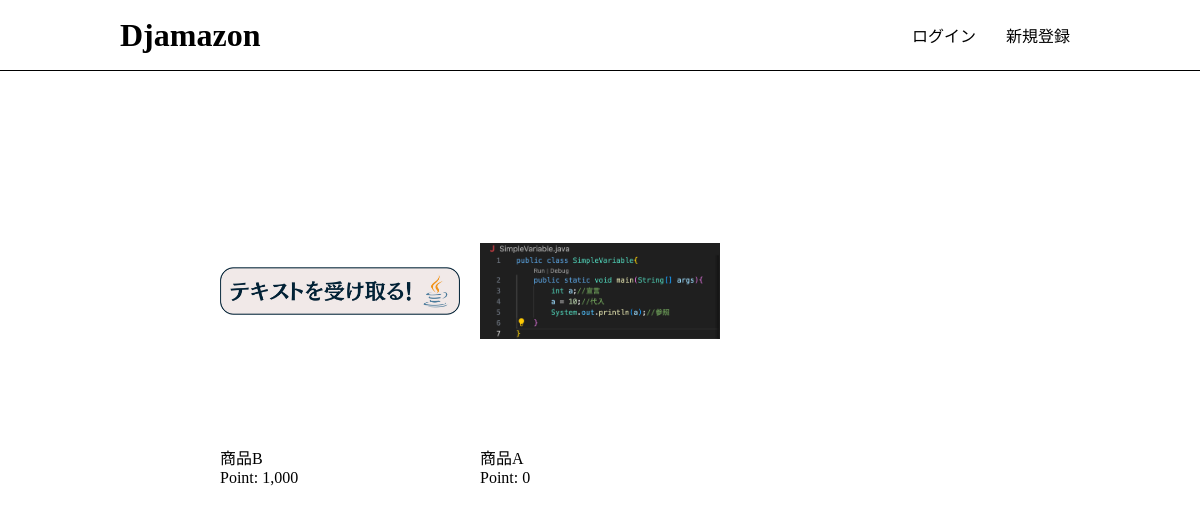
The page / on the database its author committed.
### app/models.py (models this page shows, shortened)
class Product(models.Model):
    name = models.CharField(max_length=100)
    description = models.TextField(blank=True)
    price = models.PositiveIntegerField(default=0)
    image = models.ImageField(upload_to='product')

### app/views.py (the view)
# urls.py: path('', views.index, name='index'),
def index(request):
    products = Product.objects.all().order_by('-id')
    return render(request, 'app/index.html', {'products':products})

### app/templates/app/index.html (shortened to what this page needs)
{% extends 'app/base.html' %}
{% load humanize %}
{%block content%}
<div class="product-container">
    {% for product in products %}
      <div class="product">
        <a href="{% url 'app:detail' product.id %}">
          <img src="{{ product.image.url }}" class="product-img">
        </a>
        <div class="product-info">
          <div class="product-name">{{ product.name }}</div>
          <div class="product-price">
            Point: {{ product.price | intcomma }}
          </div>
        </div>
  </div>
  {% endfor %}
  </div>
{% endblock %}

### static/css/style.css (style rules this page uses)
html, body { margin: 0; }
div { box-sizing: border-box; }
a { text-decoration: none; color: #000; }
.product { width: calc(100%/3); float: left; padding: 10px; margin-bottom: 15px; }
.product a { display: block; }
.product-img { width: 100%; max-width: 500px; height: 300px; object-fit: cover; border-radius: 4px; }
.product-img { object-fit: contain; }

### rows shown on the page
Product: image (picture), name "商品B", price "1,000"
Product: image (picture), name "商品A", price "0"
